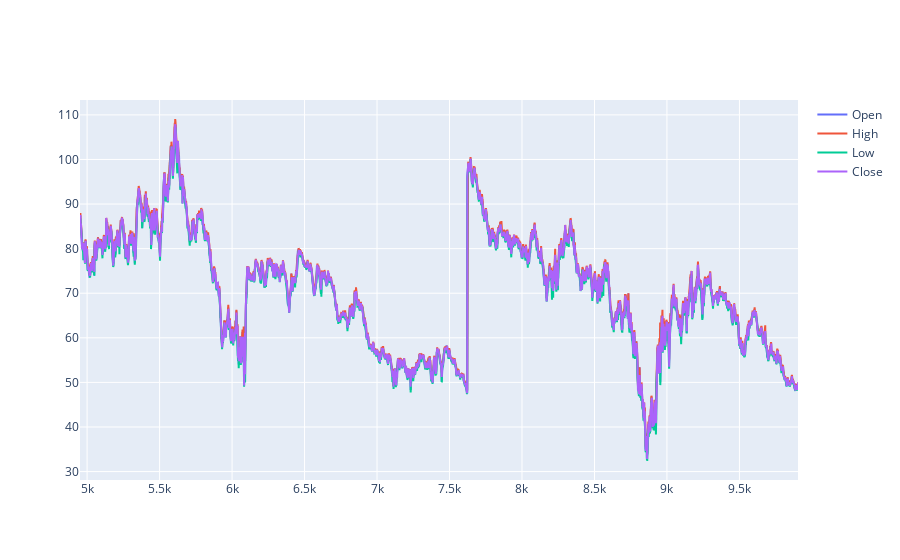

The code cell stored with this chart in its notebook:
### Code cell
# Add traces for open, high, low, close
fig.add_trace(go.Scatter(x=df.index, y=df['Open'], mode='lines', name='Open'))
fig.add_trace(go.Scatter(x=df.index, y=df['High'], mode='lines', name='High'))
fig.add_trace(go.Scatter(x=df.index, y=df['Low'], mode='lines', name='Low'))
fig.add_trace(go.Scatter(x=df.index, y=df['Close'], mode='lines', name='Close'))

### Figure 1 — Plotly figure (JSON) as saved in the notebook; plotly's stock layout.template omitted (floating-point values rounded to 4 significant figures; data arrays with more than 128 entries replaced by an {"elided": "..."} marker saying what was removed)
{"data": [{"mode": "lines", "name": "Open", "type": "scatter", "x": {"elided": "4954 int values"}, "y": {"elided": "4954 float values"}}, {"mode": "lines", "name": "High", "type": "scatter", "x": {"elided": "4954 int values"}, "y": {"elided": "4954 float values"}}, {"mode": "lines", "name": "Low", "type": "scatter", "x": {"elided": "4954 int values"}, "y": {"elided": "4954 float values"}}, {"mode": "lines", "name": "Close", "type": "scatter", "x": {"elided": "4954 int values"}, "y": {"elided": "4954 float values"}}], "layout": {}}
